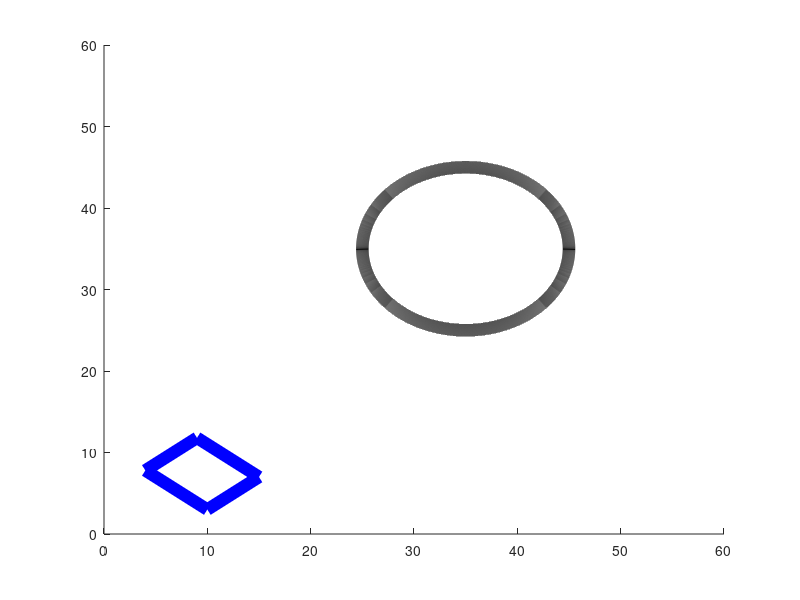

MATLAB code to generate this figure: (Note: this script raises an error after producing the figure.)
x=5:0.001:15;

% Retângulo [(5,A1*5+B3), (9,A2*9+B2), (10,3), (15,7)]
hold on
A1=((7-3)/(15-10));
A2=-A1;
B1=3-A1*10; % reta 1
YR1=A1*x+B1;
B2=7-A2*15; % reta 2
YR2=A2*x+B2;
y=A2*9+B2;
B3=y-A1*9; % reta 3
YR3=A1*x+B3;
y=A1*5+B3; 
B4=3-A2*10; %reta 4
YR4=A2*x+B4;
y=A2*5+B4;
intersecte=(B4-B3)/(A1-A2);

XXR=[x];
YYR=[YR4 YR1 YR3 YR2];
plot([10 15], [3 7], 'Linewidth', 9,'b')
plot([9 15], [A2*9+B2 7], 'Linewidth', 9,'b')
plot([intersecte 9], [A1*(intersecte)+B3 A2*9+B2], 'Linewidth', 9,'b')
plot([intersecte 10], [A2*(intersecte)+B4 3], 'Linewidth', 9,'b')

%plot(x,YR4)
%plot(x,YR3)
%plot(x,YR2)
%plot(x,YR1)

% Cŕiculo
hold on
X=25:0.001:45;
y=((10^2-(X-35).^2).^(0.5))+35;
YC1=y;
YC2=-y+70;
YYC=[YC2 YC1];
XXC=[X];
plot(X,y,'Linewidth', 9, '-k')
plot(X,-y+70,'Linewidth', 9,'-k')
axis([0 60 0 60])


% Código distância
a1=5;
k=1;
while (1)

if(a==10)
break
endif
k=k+1;   
if (a1>=15)
  break
endif  
endwhile  


